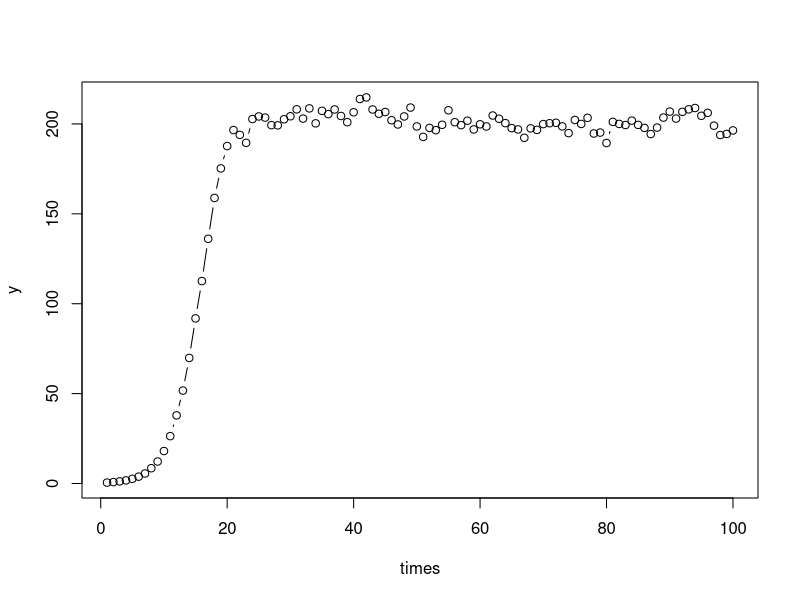
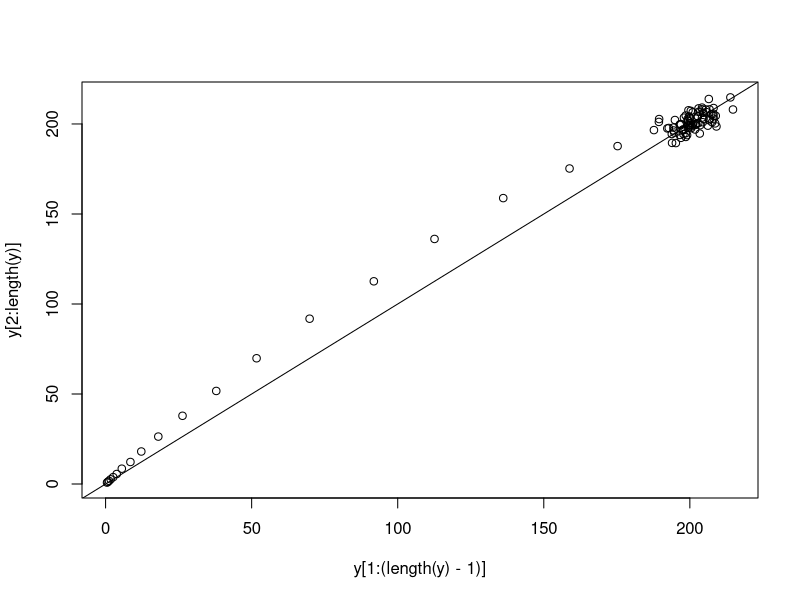
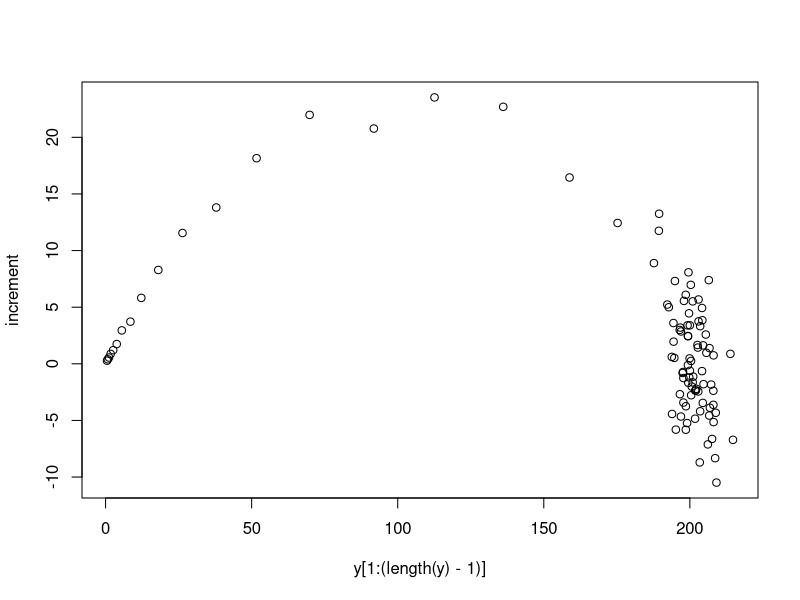
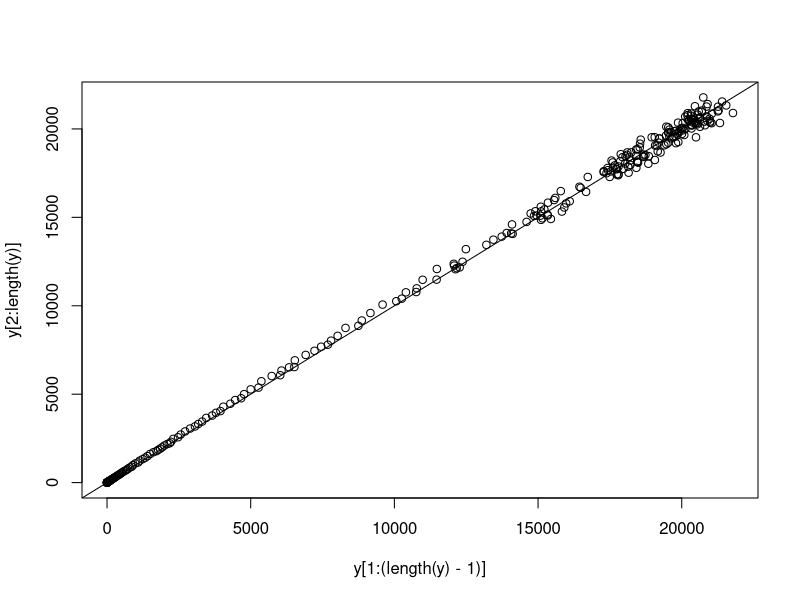
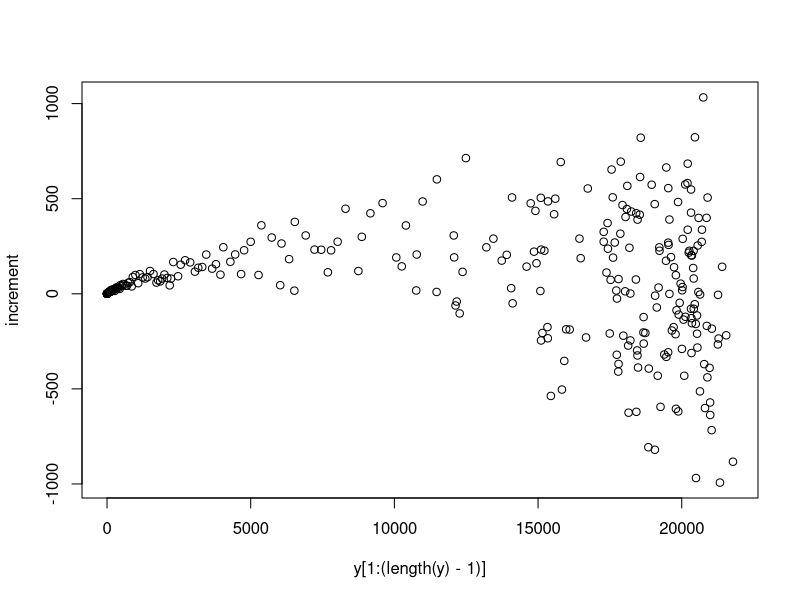
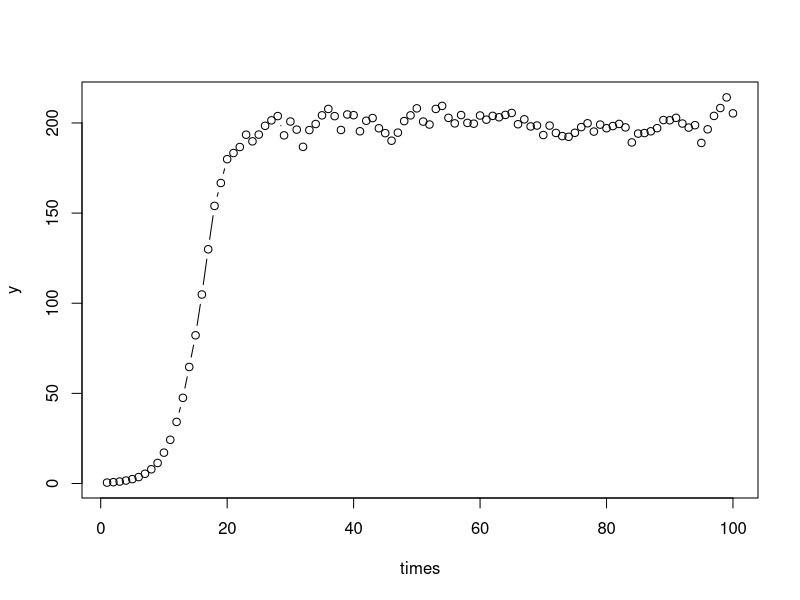
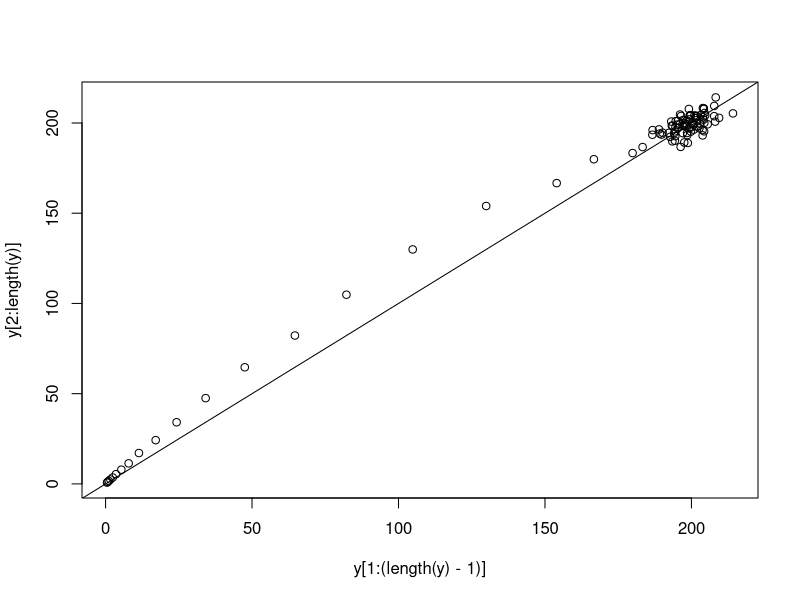
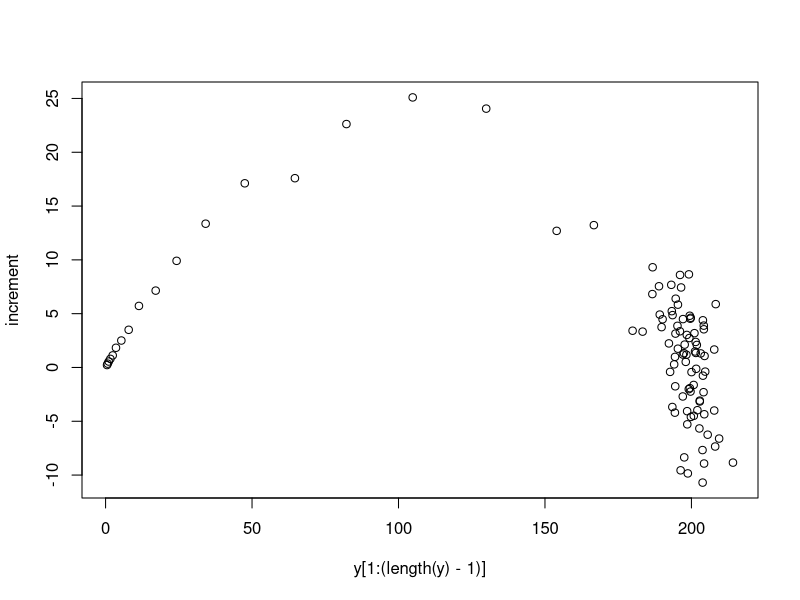

Source code (R) for these figures, in order:
############################################################################
# Discrete models ---------------------------------------------------------
############################################################################

## The problem with discrete models is often, that with time steps that aren't infinitesimally small, states can become negative. (C.f. Euler discretization example below)
## Solution: Model on the states, e.g. Ricker and Gompertz model.

## The process error only acts on the difference, is thus a function ot delta time.

## Ricker model -----------------------------------------------------------

## Note: ``log(a/b) == log(a) - log(b)``
## => The difference between states at two time steps: log(N_t1) - log(N_t1) = log(N_t1/N_t0)
##
## Expoential growth:
##    ```
##    log(N_t1) = log(N_t) + r + normal(0, s)
##    log(N_t1/N_t) = r + normal(0, s)
##    ```
##
## Logistic growth (Ricker):
##    ```
##    log(N_t1/N_t) = r_max - b*N_t + normal(0, s)
##    log(N_t1) = log(N_t) + r_max - b*N_t + normal(0, s)
##    ```
## - there is a constant linear decrease in the growth rate (r) as population size increases
## - Here, r_max is the growth rate when the population size is at its smallest possible value (i.e, 0).
## - note the second formulation can easily be estimated through linear regression with log.
##    - log state ~ time will yield a line


simRicker <- function(times,
                      initialstate, # A vector of species states.
                      pars) {


  ## Just unpacking for readability.
  r <- pars$r # Length n_species vector of input rates
  b <- pars$b # Length n_species vector of shading rates
  s <- pars$sigma_process

  ## Set the count variables
  times_intern <- 1:max(times)
  n_times <- length(times_intern)

  state <- rep(initialstate, times = n_times)
  state_log <- log(state)

  ## Here comes the model.
  for (t in 2:n_times) {
    state_log[t] <- state_log[t-1] + r - b*state[t-1] + rnorm(1, 0, s)
    ## or:  # state_log[t] <- state_log[t-1] + r - b*exp(state_log[t-1]) + rnorm(1, 0, s)
    state[t] <- exp(state_log[t]) ## necessary within loop for state[t-1]
  }

  return(state[which(times_intern %in% times)])
}


times <- 1:100
initialstate <- 0.5
pars <- list(r = 0.4, b = 0.002, sigma_process = 0.02)

y <- simRicker(times, initialstate, pars)
plot(y ~ times, type = "b")

increment <- y[2:length(y)] - y[1:(length(y)-1)]
plot(y[2:length(y)] ~ y[1:(length(y)-1)])
abline(0, 1)
plot(increment ~ y[1:(length(y)-1)])


## GOMPERTZ model -----------------------------------------------------------

## - Similar to the Ricker model, except that the constant linear decrease in growth rate (r) does not depend on the state but on log-state.
##
## - for states < 1, there is actually facilitation
## - with increasing state, density-effects grows slower than in the Ricker model.
## - This means that the density-limitation growth through the logstate. at small population sizes but as population size increases, the effect becomes less and less pronounced.
##
##    ```
##    log(N_t1) =  log(N_t) + r_max + b*log(N_t) + normal(0, s)
##    ```
## - Here, r_max is the growth rate when the population size equals 1
## - Interestingly, under the Gompertz model, the growth rate goes to infinity as the population size goes to 0
##    - log state ~ time will not yield a line

simGompertz <- function(times,
                      initialstate, # A vector of species states.
                      pars) {


  ## Just unpacking for readability.
  r <- pars$r # Length n_species vector of input rates
  b <- pars$b # Length n_species vector of shading rates
  s <- pars$sigma_process

  ## Set the count variables
  times_intern <- 1:max(times)
  n_times <- length(times_intern)

  ## there is only state_log here
  state_log <- log(rep(initialstate, times = n_times))

  ## Here comes the model.
  for (t in 2:n_times) {
    state_log[t] <- state_log[t-1] + r - b*state_log[t-1] + rnorm(1, 0, s)
  }

  state <- exp(state_log)
  return(state[which(times_intern %in% times)])
}


times <- 1:300
initialstate <- 0.5

## NOTE: Both r and b increased compared to Rickert
pars <- list(r = 0.2, b = 0.02, sigma_process = 0.02)

y <- simGompertz(times, initialstate, pars)

increment <- y[2:length(y)] - y[1:(length(y)-1)]
plot(y[2:length(y)] ~ y[1:(length(y)-1)])
abline(0, 1)
plot(increment ~ y[1:(length(y)-1)])



## NOTE: Euler-discretization of an ODE system -----------------------------

## from:
##    dN <- r - (m + c*N)*N

## to (with additional process error):
##    e_j <- rnorm(n, 0, s)
##    N_t1 <- N_t + (r - (m + c*N_t)*N_t + e_j) * dt[t-1]



# New ---------------------------------------------------------------------


simRicker <- function(times,
                      initialstate, # A vector of species states.
                      pars) {


  ## Just unpacking for readability.
  r <- pars$r # Length n_species vector of input rates
  b <- pars$b # Length n_species vector of shading rates
  s <- pars$sigma_process

  ## Set the count variables
  times_intern <- 1:max(times)
  n_times <- length(times_intern)

  state <- rep(initialstate, times = n_times)
  state_log <- log(state)

  ## Here comes the model.
  for (t in 2:n_times) {
    state_log[t] <- state_log[t-1] + r - b*state[t-1] + rnorm(1, 0, s)
    ## or:  # state_log[t] <- state_log[t-1] + r - b*exp(state_log[t-1]) + rnorm(1, 0, s)
    state[t] <- exp(state_log[t]) ## necessary within loop for state[t-1]
  }

  return(state[which(times_intern %in% times)])
}


times <- 1:100
initialstate <- 0.5
pars <- list(r = 0.4, b = 0.002, sigma_process = 0.02)

y <- simRicker(times, initialstate, pars)
plot(y ~ times, type = "b")

increment <- y[2:length(y)] - y[1:(length(y)-1)]
plot(y[2:length(y)] ~ y[1:(length(y)-1)])
abline(0, 1)
plot(increment ~ y[1:(length(y)-1)])


